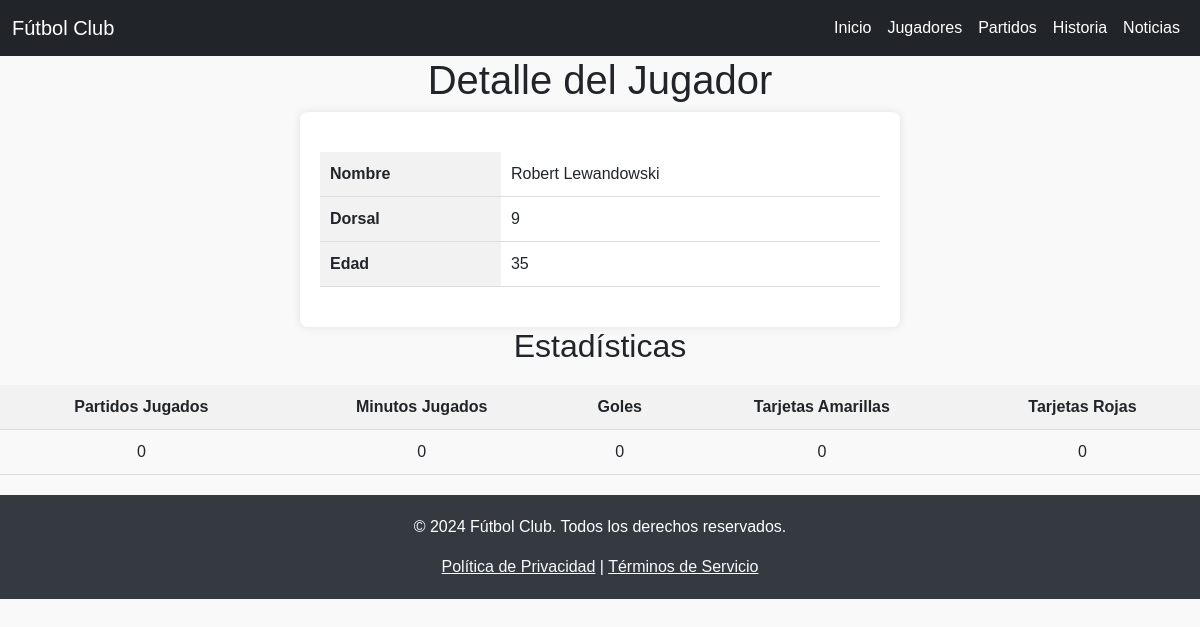
Page /players/1/ on the committed database.
### players/models.py (models this page shows, shortened)
class Statistic(models.Model):
    player = models.ForeignKey(Player, default=None, on_delete=models.CASCADE, verbose_name="Estadísticas")
    games_played = models.PositiveSmallIntegerField(default=0, verbose_name="Partido Jugados")
    minutes_played = models.PositiveSmallIntegerField(default=0, verbose_name="Minutos")
    goals = models.PositiveSmallIntegerField(default=0, verbose_name="Goles")
    yellow_cards = models.PositiveSmallIntegerField(default=0, verbose_name="Tarjeas Amarillas")
    red_cards = models.PositiveSmallIntegerField(default=0, verbose_name="Tarjetas Rojas")

class Player(models.Model):
    name = models.CharField(default="Jugador", max_length=100, verbose_name="Nombre")
    last_name = models.CharField(blank=True, null=True, max_length=100, verbose_name="Apellidos")
    soccer_number = models.PositiveSmallIntegerField(blank=True, null=True, verbose_name="Dorsal")
    birthdate = models.DateField(blank=True, null=True, verbose_name="Fecha de nacimiento")
    profile = models.ImageField(upload_to="jugadores/", blank=True, null=True, verbose_name="Perfil")
    age = models.PositiveSmallIntegerField(default=0, blank=True, null=True, verbose_name="Edad")
    class Meta:
        verbose_name="Jugador"
        verbose_name_plural="Jugadores"
        ordering = ["-name"]

### players/views.py (the view)
# urls.py: path('<int:pk>/', StatisticDetailView.as_view(), name="statistics"),
class StatisticDetailView(DetailView):
    model = Statistic
    template_name = "players/statistics.html"
    context_object_name = "statistics"

### players/templates/players/statistics.html (shortened to what this page needs)
{% extends 'core/base.html' %}
{% block content %}
{% with stat=statistics %}
<h1>Detalle del Jugador</h1>
<div class="player-detail">
    <table>
        <tr>
            <th>Nombre</th>
            <td>{{ stat.player.name }} {{ stat.player.last_name }}</td>
        </tr>
        <tr>
            <th>Dorsal</th>
            <td>{{ stat.player.soccer_number }}</td>
        </tr>
        <tr>
            <th>Edad</th>
            <td>{{ stat.player.age }}</td>
        </tr>
    </table>
</div>
<h2>Estadísticas</h2>
<table class="player-stats">
    <thead>
        <tr>
            <th>Partidos Jugados</th>
            <th>Minutos Jugados</th>
            <th>Goles</th>
            <th>Tarjetas Amarillas</th>
            <th>Tarjetas Rojas</th>
        </tr>
    </thead>
    <tbody>
        <tr>
            <td>{{ stat.goals }}</td>
            <td>{{ stat.minutes_played }}</td>
            <td>{{ stat.goals }}</td>
            <td>{{ stat.yellow_cards }}</td>
            <td>{{ stat.red_cards }}</td>
        </tr>
    </tbody>
</table>
{% endwith %}
{% endblock %}

### core/static/core/css/styles.css (style rules this page uses)
body { font-family: Arial, sans-serif; margin: 0; padding: 0; background-color: #f9f9f9; }
h1, h2 { text-align: center; }
.player-detail { width: 50%; margin: 0 auto; padding: 20px; background-color: #fff; border-radius: 8px; box-shadow: 0 0 10px rgba(0, 0, 0, 0.1); }
table { width: 100%; border-collapse: collapse; margin: 20px 0; }
th, td { padding: 10px; text-align: left; border-bottom: 1px solid #ddd; }
th { background-color: #f2f2f2; }
.player-stats th, .player-stats td { text-align: center; }

### rows in the picture
Statistic: player.name "Robert", player.last_name "Lewandowski", player.soccer_number "9", player.age "35", goals "0", minutes_played "0", yellow_cards "0", red_cards "0"
